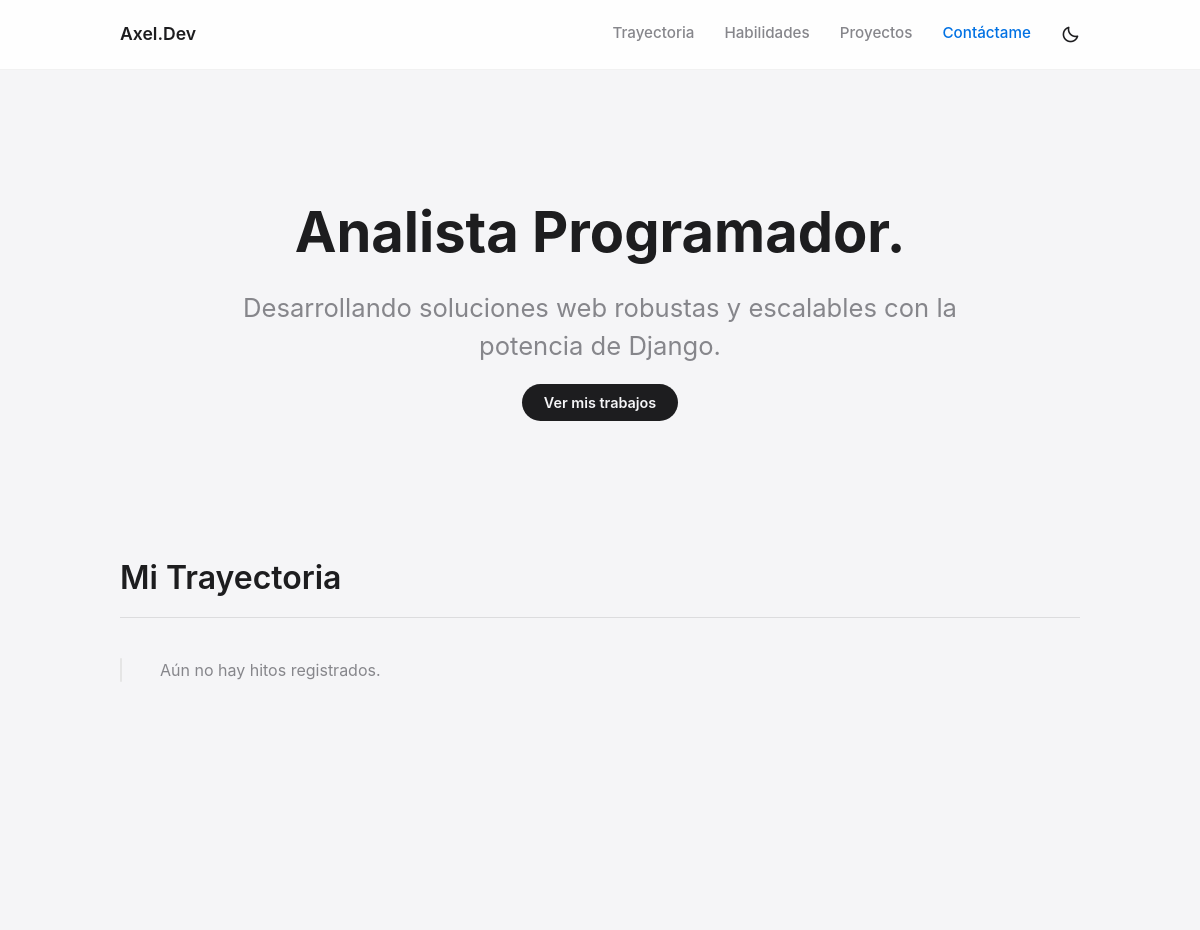
The app's page / (upper part), older data.
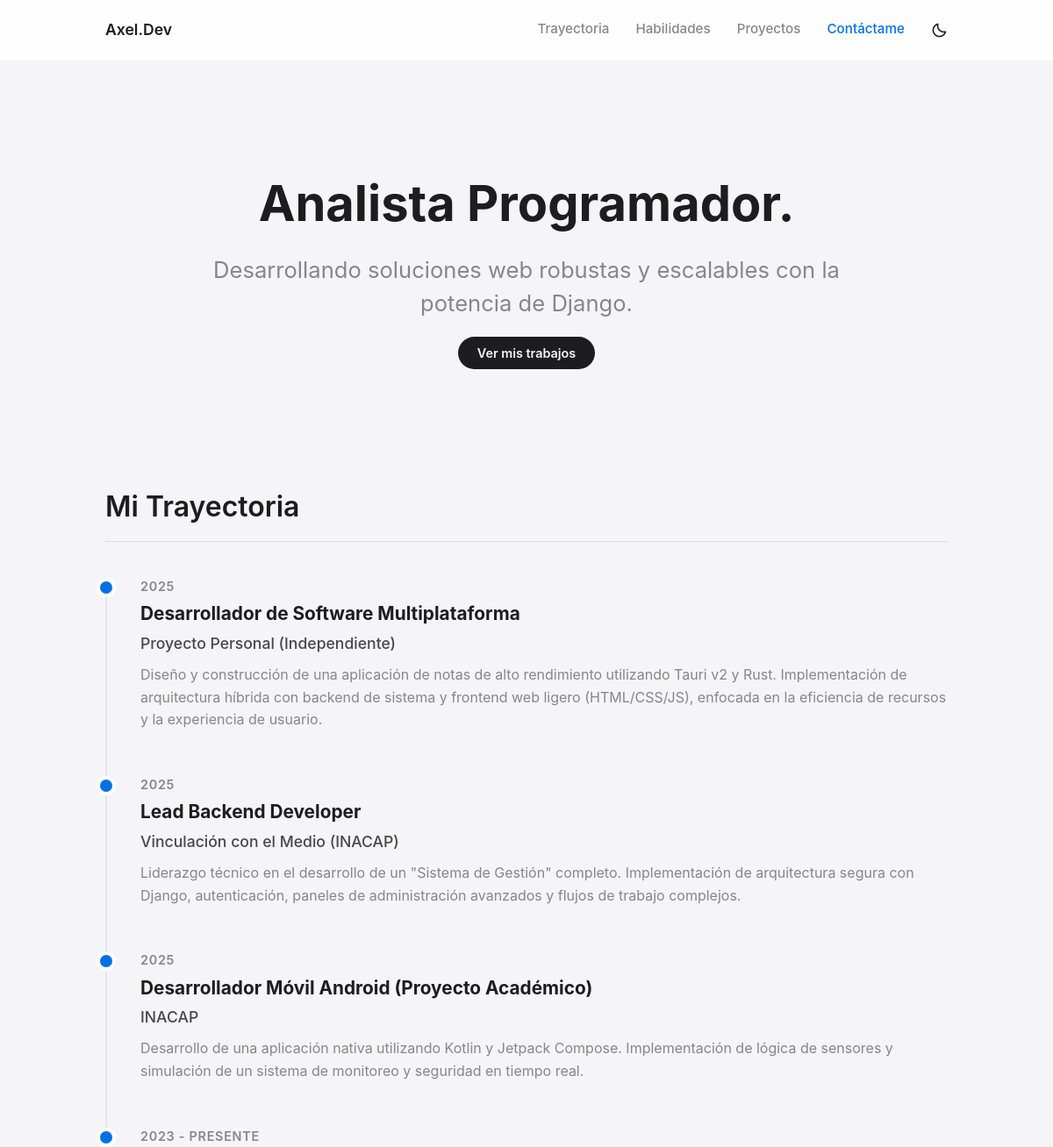
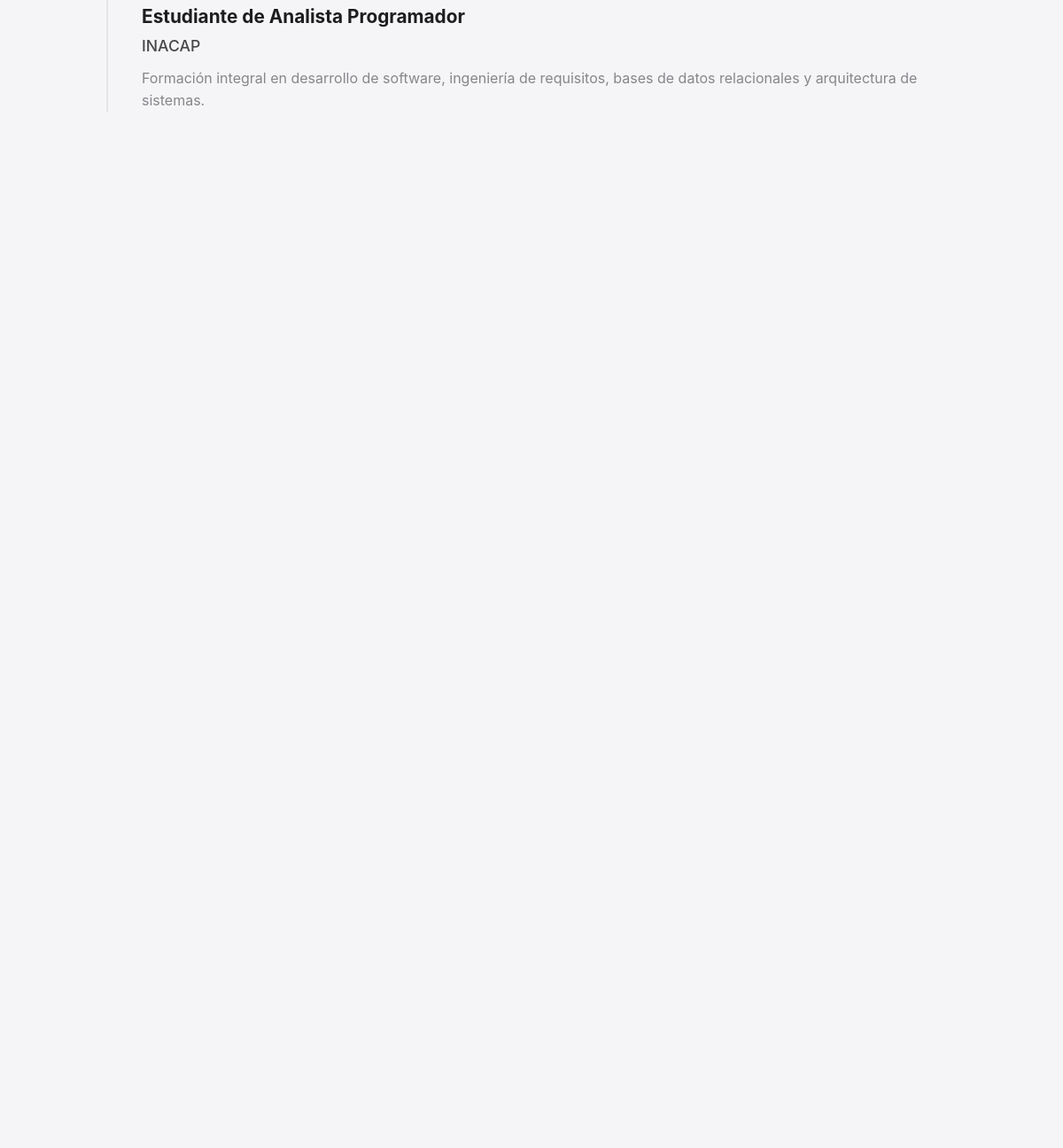
The same page, newer data (2 pictures, top to bottom).
### core/models.py (models this page shows, shortened)
class Trayectoria(models.Model):
    titulo = models.CharField(max_length=100, verbose_name="Título")
    lugar = models.CharField(max_length=100, verbose_name="Lugar")
    fecha = models.CharField(max_length=50, verbose_name="Fecha")
    descripcion = models.TextField(blank=True, null=True, verbose_name="Descripción")
    class Meta:
        verbose_name = "Hito de Trayectoria"
        verbose_name_plural = "Trayectoria"
        ordering = ['-id']

### core/views.py (the view)
# urls.py: path('', views.home, name='home'), # La ruta vacía '' es la portada
def home(request):
    if request.method == 'POST':
        form = MensajeForm(request.POST)
        if form.is_valid():
            mensaje_nuevo = form.save()
            try:
                subject = f"Nuevo mensaje: {mensaje_nuevo.asunto}"
                body = f"De: {mensaje_nuevo.nombre}\nCorreo: {mensaje_nuevo.email}\n\n{mensaje_nuevo.mensaje}"
                send_mail(subject, body, settings.EMAIL_HOST_USER, ['axelmatiasvilla1@gmail.com'], fail_silently=True)
            except:
                pass # Si falla el correo, no rompemos la página
            return redirect('/?enviado=true#contacto')
    else:
        form = MensajeForm()
    habilidades_back = Habilidad.objects.filter(tipo='BACK')
    habilidades_front = Habilidad.objects.filter(tipo='FRONT')
    habilidades_other = Habilidad.objects.filter(tipo='OTHER')
    proyectos = Proyecto.objects.all()
    contactos = Contacto.objects.all()
    trayectoria = Trayectoria.objects.all()
    certificados = Certificado.objects.all()
    mensaje_exito = request.GET.get('enviado') == 'true'
    context = {
        'habilidades_back': habilidades_back,
        'habilidades_front': habilidades_front,
        'habilidades_other': habilidades_other,
        'proyectos': proyectos,
        'contactos': contactos,
        'trayectoria': trayectoria,
        'certificados': certificados,
        'form': form,
        'mensaje_exito': mensaje_exito
    }
    return render(request, 'core/home.html', context)

### core/templates/core/home.html (shortened to what this page needs)
{% load static %}
<!DOCTYPE html>
<html lang="es">
<head>
    <link rel="stylesheet" href="{% static 'core/style.css' %}">
    <link href='https://unpkg.com/boxicons@2.1.4/css/boxicons.min.css' rel='stylesheet'>
</head>
<body>
    <header>
        <div class="nav-container">
            <a href="#" class="logo">Axel.Dev</a>
            <nav>
                <ul class="nav-links">
                    <li><a href="#trayectoria">Trayectoria</a></li>
                    <li><a href="#habilidades">Habilidades</a></li>
                    <li><a href="#proyectos">Proyectos</a></li>
                    <li><a href="#contacto" style="color:var(--accent-color);">Contáctame</a></li>
                    <li>
                        <button id="theme-toggle" style="background:none; border:none; cursor:pointer; font-size:1.2rem; color:var(--text-primary); padding-top: 5px;">
                            <i class='bx bx-moon'></i>
                        </button>
                    </li>
                </ul>
            </nav>
        </div>
    </header>
    <section class="hero reveal">
        <h1>Analista Programador.</h1>
        <p>Desarrollando soluciones web robustas y escalables con la potencia de Django.</p>
        <br>
        <a href="#proyectos" class="btn" style="background: var(--text-primary); color: var(--bg-color);">Ver mis trabajos</a>
    </section>
    <div class="container">
        <h2 class="section-title reveal" id="trayectoria">Mi Trayectoria</h2>
        <div class="timeline reveal">
            {% for hito in trayectoria %}
            <div class="timeline-item">
                <div class="timeline-dot"></div>
                <span class="timeline-date">{{ hito.fecha }}</span>
                <div class="timeline-content">
                    <h3>{{ hito.titulo }}</h3>
                    <h4>{{ hito.lugar }}</h4>
                    {% if hito.descripcion %}
                        <p>{{ hito.descripcion }}</p>
                    {% endif %}
                </div>
            </div>
            {% empty %}
                <p style="color:var(--text-secondary)">Aún no hay hitos registrados.</p>
            {% endfor %}
        </div>
        <br><br>
        <div class="projects-grid">
        </div>
    </div>
</body>
</html>

### core/static/core/style.css (style rules this page uses)
html { scroll-behavior: smooth; }
section, h2.section-title { scroll-margin-top: 80px; }
:root { --bg-color: #f5f5f7; --card-bg: #ffffff; --text-primary: #1d1d1f; --text-secondary: #86868b; --accent-color: #0071e3; --input-bg: #f5f5f7; --border-color: rgba(0,0,0,0.1); --radius: 20px; --shadow: 0 4px 24px rgba(0,0,0,0.06); }
* { margin: 0; padding: 0; box-sizing: border-box; }
body { background-color: var(--bg-color) !important; font-family: -apple-system, BlinkMacSystemFont, "Segoe UI", Roboto, Helvetica, Arial, sans-serif; color: var(--text-primary); line-height: 1.5; transition: background-color 0.3s ease, color 0.3s ease; }
header { background-color: rgba(255, 255, 255, 0.85); backdrop-filter: saturate(180%) blur(20px); position: sticky; top: 0; z-index: 1000; border-bottom: 1px solid rgba(0,0,0,0.05); height: 70px; display: flex; align-items: center; }
.nav-container { width: 100%; max-width: 1000px; margin: 0 auto; padding: 0 20px; display: flex; justify-content: space-between; align-items: center; }
.nav-links { display: flex; gap: 30px; list-style: none; margin: 0; padding: 0; }
.nav-links a { text-decoration: none; color: var(--text-secondary); font-weight: 500; font-size: 0.95rem; transition: color 0.2s; }
.logo { font-weight: 600; font-size: 1.1rem; text-decoration: none; color: var(--text-primary); }
.hero { text-align: center; padding: 120px 20px 80px; max-width: 800px; margin: 0 auto; }
.hero h1 { font-size: 3.5rem; font-weight: 700; margin-bottom: 15px; color: var(--text-primary); }
.hero p { font-size: 1.6rem; color: var(--text-secondary); font-weight: 400; }
.container { max-width: 1000px; margin: 0 auto; padding: 0 20px 80px; }
h2.section-title { font-size: 2rem; font-weight: 600; margin-bottom: 30px; margin-top: 60px; border-bottom: 1px solid var(--border-color); padding-bottom: 15px; color: var(--text-primary); }
.projects-grid { display: grid; grid-template-columns: repeat(auto-fill, minmax(300px, 1fr)); gap: 40px; margin-top: 40px; align-items: start; }
.btn { align-self: flex-start; background: var(--accent-color); color: white; padding: 10px 22px; border-radius: 30px; text-decoration: none; font-size: 0.9rem; font-weight: 600; border: none; cursor: pointer; }
.reveal { opacity: 0; transform: translateY(40px); transition: all 1s cubic-bezier(0.165, 0.84, 0.44, 1); }
.reveal.active { opacity: 1; transform: translateY(0); }
.timeline { position: relative; padding-left: 40px; margin-top: 40px; }
.timeline::before { content: ''; position: absolute; left: 0; top: 0; bottom: 0; width: 2px; background: #e5e5e5; border-radius: 2px; }
.timeline-item { position: relative; margin-bottom: 50px; }
.timeline-item:last-child { margin-bottom: 0; }
.timeline-dot { position: absolute; left: -46px; top: 5px; width: 14px; height: 14px; background: var(--accent-color); border-radius: 50%; box-shadow: 0 0 0 4px var(--card-bg); }
.timeline-date { font-size: 0.9rem; color: var(--text-secondary); font-weight: 600; margin-bottom: 5px; display: block; text-transform: uppercase; letter-spacing: 0.05em; }
.timeline-content h3 { font-size: 1.3rem; font-weight: 700; margin-bottom: 5px; color: var(--text-primary); }
.timeline-content h4 { font-size: 1.1rem; font-weight: 500; color: var(--text-primary); margin-bottom: 10px; opacity: 0.8; }
.timeline-content p { color: var(--text-secondary); font-size: 1rem; line-height: 1.6; }

Row changes from the older to the newer data that the page shows:
added Trayectoria: fecha "2025", titulo "Desarrollador de Software Multiplataforma", lugar "Proyecto Personal (Independiente)", descripcion "Diseño y construcción de una aplicación de notas de alto rendimiento utilizando Tauri v2 y Rust. Implementación de arquitectura híbrida con backend de sistema y frontend web ligero (HTML/CSS/JS), enfocada en la eficiencia de recursos y la experiencia de usuario."
added Trayectoria: fecha "2025", titulo "Lead Backend Developer", lugar "Vinculación con el Medio (INACAP)", descripcion "Liderazgo técnico en el desarrollo de un \"Sistema de Gestión\" completo. Implementación de arquitectura segura con Django, autenticación, paneles de administración avanzados y flujos de trabajo complejos."
added Trayectoria: fecha "2025", titulo "Desarrollador Móvil Android (Proyecto Académico)", lugar "INACAP", descripcion "Desarrollo de una aplicación nativa utilizando Kotlin y Jetpack Compose. Implementación de lógica de sensores y simulación de un sistema de monitoreo y seguridad en tiempo real."
added Trayectoria: fecha "2023 - PRESENTE", titulo "Estudiante de Analista Programador", lugar "INACAP", descripcion "Formación integral en desarrollo de software, ingeniería de requisitos, bases de datos relacionales y arquitectura de sistemas."
Text that changed along with them:
text no longer shown: "Aún no hay hitos registrados."
